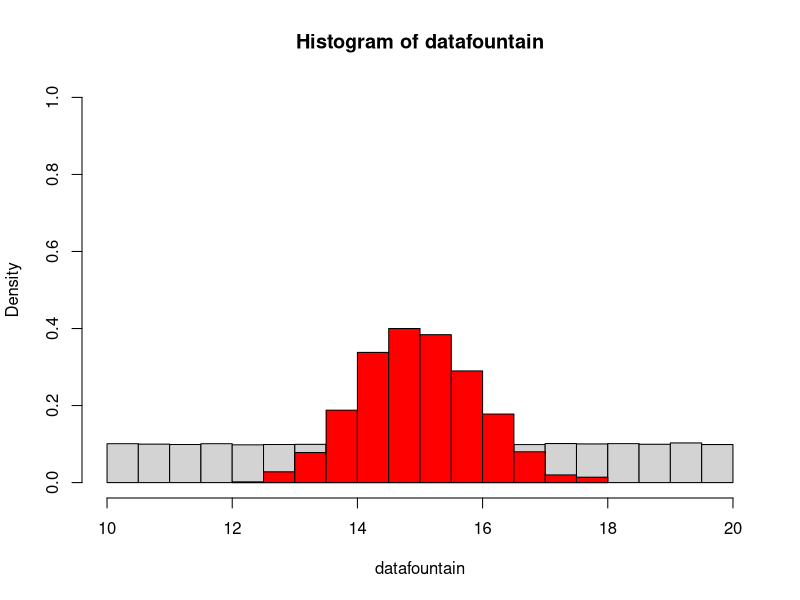
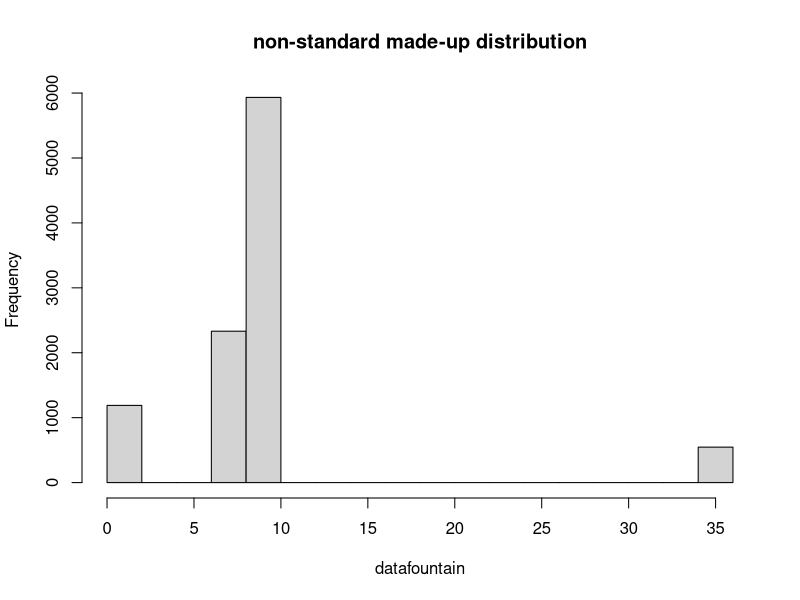
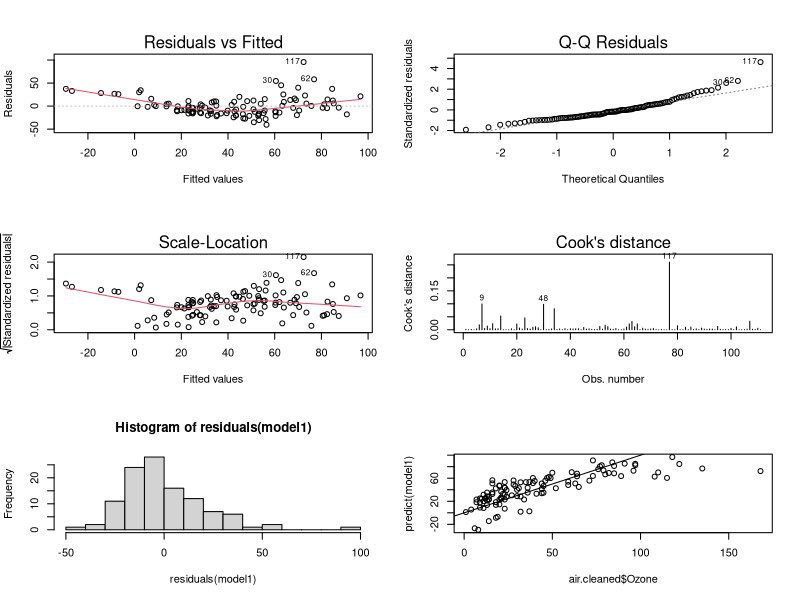
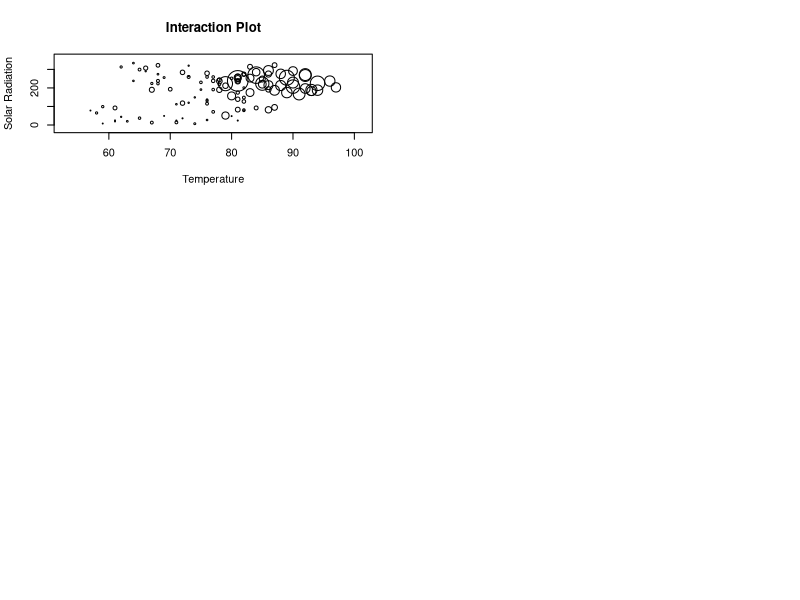
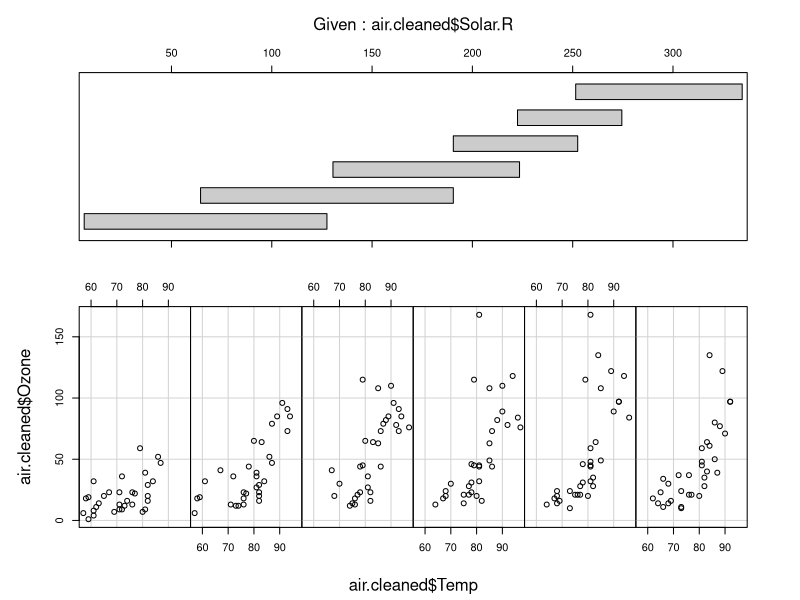
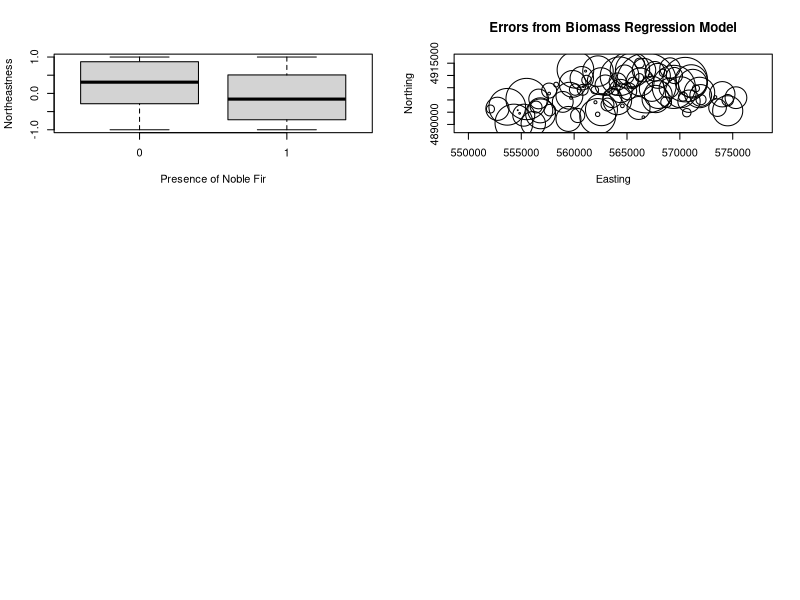

R code for these plots, in order:
## ---- chunk 1
knitr::opts_chunk$set(echo = TRUE, cache = TRUE)
## ---- chunk 2

############################################################
####                                                    ####  
####  NRES 746, Lab 1                                   ####
####                                                    ####
####  Kevin Shoemaker                                   #### 
####  University of Nevada, Reno                        ####
####                                                    #### 
############################################################


############################################################
####  Computational algorithms and standard statistics  ####
############################################################


## ---- chunk 3

####################
# CENTRAL LIMIT THEOREM demonstration
####################

lots <- 100000       # number approximating infinity      

N_IND_SAMPLES <- 1000       # number of indepenent random samples to draw from the specified distribution
SAMPLESIZE <- 10          # sample size of each independent random sample


########
#  Define the random number distribution. Here, we will use a "uniform" random number generator with a min of 10 and max of 20.   
TRUEMIN <- 10            
TRUEMAX <- 20      
datafountain <- runif(lots,TRUEMIN,TRUEMAX)      # here we define the full set of possible random numbers to draw random samples from (the population of potential data)

#######
# Draw multiple samples from the pool (population) of possible data.  

samplemean <- numeric(N_IND_SAMPLES)     # set up storage vector
for(i in 1:N_IND_SAMPLES){      # for each replicate (independent random sample)
  sample <- sample(datafountain,SAMPLESIZE)   # draw an independent random sample from the population of interest
  samplemean[i] <- mean(sample)    # compute and record the sample mean
}

hist(datafountain,freq=F,ylim=c(0,1))      # plot out the distribution of sample means
hist(samplemean,freq=F,add=T,col="red")    # overlay the distribution of the underlying data from which we are drawing samples.

## ---- chunk 4
rlocodist <- function(n){
  vals <- c(1,7,10,35)         # possible data values
  probs <- c(1,2,5,0.5)     # relative probability of each data values
  probs <- probs/sum(probs)    
  vals[apply(rmultinom(n,1,probs),2,function(t) which(t==1))]     # sample from this made-up distribution
}

lots=10000
datafountain <- rlocodist(lots)

hist(datafountain, main="non-standard made-up distribution")
## ---- chunk 5

newsum <- function(x=c(1,2,4)){
  sm <- sum(x)
  return(sm)
}

newsum(x=c(5:10))   # specify x manually

newsum()    # use default value!

## ---- chunk 6

air.cleaned <- na.omit(airquality)    # remove rows with missing data

## ---- chunk 7

model1 <- lm(Ozone~Solar.R+Wind+Temp,data=air.cleaned)

## ---- chunk 8

par(mfrow=c(3,2))
plot(model1, which=c(1:4))   # diagnostic plots (NOTE: the plot function returns these plots by default when the input is a linear regression model)


hist(residuals(model1), breaks=10)   # histogram of residuals
plot(predict(model1) ~ air.cleaned$Ozone)     # plot predicted vs observed- should follow 1:1 line. Examine this for model biases.
abline(0,1)

## ---- chunk 9

symbols(air.cleaned$Temp, air.cleaned$Solar.R, circles=air.cleaned$Ozone/100, ylab="Solar Radiation", xlab="Temperature", main="Interaction Plot", inches=FALSE)

       # alternatively...
coplot(air.cleaned$Ozone~air.cleaned$Temp|air.cleaned$Solar.R,rows=1)


## ---- chunk 10
formula2 <- "Ozone ~ Wind + Solar.R * Temp"   # you can name formulas...
## ---- chunk 11

model2 <- lm(formula2,data=air.cleaned)

## ---- chunk 12

NobleFir.df <- read.csv("TreeData.csv")

## ---- chunk 13

boxplot(NobleFir.df$Northeastness~NobleFir.df$ABPR, xlab="Presence of Noble Fir", ylab="Northeastness")   # for example

## ---- chunk 14

Biomass_std.lm <- with(NobleFir.df,     # using the "with()" statement, we don't need to keep referencing the name of the data frame.
  lm(scale(Biomass) ~ scale(elev) + scale(Northeastness) + scale(Slope) + SlopePos + scale(StandAge))
)

## ---- chunk 15

with(NobleFir.df,
  symbols(x,y,circles=abs(residuals(Biomass_std.lm)), inches=0.3, ylab="Northing", xlab="Easting", main="Errors from Biomass Regression Model")
)

## ---- chunk 16

df <- data.frame(
  TreatmentA = c(175, 168, 168, 190, 156, 181, 182, 175, 174, 179),
  TreatmentB = c(185, 169, 173, 173, 188, 186, 175, 174, 179, 180) 
)

## ---- chunk 17

reshapefunc <- function(df,varname){
  sample.size <- nrow(df)     # determine sample size 

  reshape_df <- data.frame(                # "reshape" the data frame so each observation gets its own row (standard format)
    Treatment = rep(c("A","B"),each=sample.size),
    Value = c(df[,1],df[,2])
  )
  
  names(reshape_df)[2] <- varname   # rename the value column to whatever the user specifies
  return(reshape_df)
}
